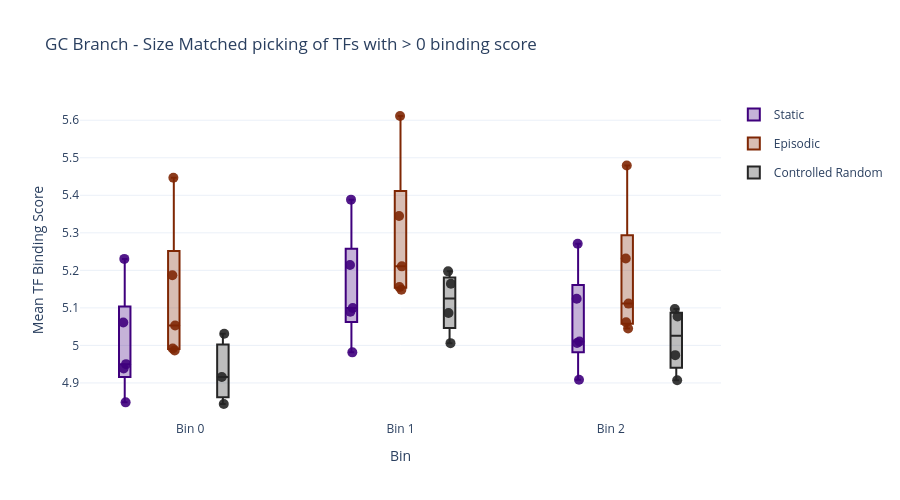

Notebook code cell kept with this figure:
### Code cell
fig = plot_single_lineage_tf_category_bins(
    result=result_gc,
    tf_categories=categories_fig3_with_controlled_random,
    title='GC Branch - Size Matched picking of TFs with > 0 binding score',
    show_other=False,
    fill_opacity=0.3,
)
fig.show()
fig.write_image(os.path.join(config.OUTPUT_FOLDER, "updated_binding_controlled_random_gc.svg"), format='svg')

### Figure 1 — Plotly figure (JSON) as saved in the notebook; plotly's stock layout.template omitted (floating-point values rounded to 4 significant figures)
{"data": [{"boxpoints": "all", "fillcolor": "rgba(63,0,125,0.3)", "hovertemplate": "<b>%{text}</b><br>Mean: %{y:.4f}<extra></extra>", "jitter": 0.3, "legendgroup": "Static", "line": {"color": "#3F007D"}, "marker": {"color": "#3F007D", "opacity": 0.9, "size": 10}, "name": "Static", "pointpos": 0, "showlegend": true, "text": ["CREB3L2", "PRDM1", "IRF4", "BATF", "PAX5"], "type": "box", "x": ["Bin 0", "Bin 0", "Bin 0", "Bin 0", "Bin 0"], "y": [5.23, 4.95, 5.061, 4.848, 4.939]}, {"boxpoints": "all", "fillcolor": "rgba(63,0,125,0.3)", "hovertemplate": "<b>%{text}</b><br>Mean: %{y:.4f}<extra></extra>", "jitter": 0.3, "legendgroup": "Static", "line": {"color": "#3F007D"}, "marker": {"color": "#3F007D", "opacity": 0.9, "size": 10}, "name": "Static", "pointpos": 0, "showlegend": false, "text": ["CREB3L2", "PRDM1", "IRF4", "BATF", "PAX5"], "type": "box", "x": ["Bin 1", "Bin 1", "Bin 1", "Bin 1", "Bin 1"], "y": [5.388, 5.1, 5.214, 4.982, 5.09]}, {"boxpoints": "all", "fillcolor": "rgba(63,0,125,0.3)", "hovertemplate": "<b>%{text}</b><br>Mean: %{y:.4f}<extra></extra>", "jitter": 0.3, "legendgroup": "Static", "line": {"color": "#3F007D"}, "marker": {"color": "#3F007D", "opacity": 0.9, "size": 10}, "name": "Static", "pointpos": 0, "showlegend": false, "text": ["CREB3L2", "PRDM1", "IRF4", "BATF", "PAX5"], "type": "box", "x": ["Bin 2", "Bin 2", "Bin 2", "Bin 2", "Bin 2"], "y": [5.271, 5.007, 5.125, 4.908, 5.01]}, {"boxpoints": "all", "fillcolor": "rgba(127,39,4,0.3)", "hovertemplate": "<b>%{text}</b><br>Mean: %{y:.4f}<extra></extra>", "jitter": 0.3, "legendgroup": "Episodic", "line": {"color": "#7F2704"}, "marker": {"color": "#7F2704", "opacity": 0.9, "size": 10}, "name": "Episodic", "pointpos": 0, "showlegend": true, "text": ["MEF2C", "USF2", "IRF7", "TFEC", "TEAD2"], "type": "box", "x": ["Bin 0", "Bin 0", "Bin 0", "Bin 0", "Bin 0"], "y": [4.992, 5.447, 5.053, 5.187, 4.987]}, {"boxpoints": "all", "fillcolor": "rgba(127,39,4,0.3)", "hovertemplate": "<b>%{text}</b><br>Mean: %{y:.4f}<extra></extra>", "jitter": 0.3, "legendgroup": "Episodic", "line": {"color": "#7F2704"}, "marker": {"color": "#7F2704", "opacity": 0.9, "size": 10}, "name": "Episodic", "pointpos": 0, "showlegend": false, "text": ["MEF2C", "USF2", "IRF7", "TFEC", "TEAD2"], "type": "box", "x": ["Bin 1", "Bin 1", "Bin 1", "Bin 1", "Bin 1"], "y": [5.149, 5.611, 5.211, 5.345, 5.155]}, {"boxpoints": "all", "fillcolor": "rgba(127,39,4,0.3)", "hovertemplate": "<b>%{text}</b><br>Mean: %{y:.4f}<extra></extra>", "jitter": 0.3, "legendgroup": "Episodic", "line": {"color": "#7F2704"}, "marker": {"color": "#7F2704", "opacity": 0.9, "size": 10}, "name": "Episodic", "pointpos": 0, "showlegend": false, "text": ["MEF2C", "USF2", "IRF7", "TFEC", "TEAD2"], "type": "box", "x": ["Bin 2", "Bin 2", "Bin 2", "Bin 2", "Bin 2"], "y": [5.062, 5.479, 5.111, 5.232, 5.045]}, {"boxpoints": "all", "fillcolor": "rgba(37,37,37,0.3)", "hovertemplate": "<b>%{text}</b><br>Mean: %{y:.4f}<extra></extra>", "jitter": 0.3, "legendgroup": "Controlled Random", "line": {"color": "#252525"}, "marker": {"color": "#252525", "opacity": 0.9, "size": 10}, "name": "Controlled Random", "pointpos": 0, "showlegend": true, "text": ["ZNF485", "ZNF37A", "ZNF460", "ZNF350", "ZNF232"], "type": "box", "x": ["Bin 0", "Bin 0", "Bin 0", "Bin 0", "Bin 0"], "y": [4.916, 4.844, NaN, 5.031, NaN]}, {"boxpoints": "all", "fillcolor": "rgba(37,37,37,0.3)", "hovertemplate": "<b>%{text}</b><br>Mean: %{y:.4f}<extra></extra>", "jitter": 0.3, "legendgroup": "Controlled Random", "line": {"color": "#252525"}, "marker": {"color": "#252525", "opacity": 0.9, "size": 10}, "name": "Controlled Random", "pointpos": 0, "showlegend": false, "text": ["ZNF485", "ZNF37A", "ZNF460", "ZNF350", "ZNF232"], "type": "box", "x": ["Bin 1", "Bin 1", "Bin 1", "Bin 1", "Bin 1"], "y": [5.086, 5.006, 5.197, 5.164, NaN]}, {"boxpoints": "all", "fillcolor": "rgba(37,37,37,0.3)", "hovertemplate": "<b>%{text}</b><br>Mean: %{y:.4f}<extra></extra>", "jitter": 0.3, "legendgroup": "Controlled Random", "line": {"color": "#252525"}, "marker": {"color": "#252525", "opacity": 0.9, "size": 10}, "name": "Controlled Random", "pointpos": 0, "showlegend": false, "text": ["ZNF485", "ZNF37A", "ZNF460", "ZNF350", "ZNF232"], "type": "box", "x": ["Bin 2", "Bin 2", "Bin 2", "Bin 2", "Bin 2"], "y": [4.974, 4.907, 5.097, 5.077, NaN]}], "layout": {"boxmode": "group", "height": 500, "legend": {"groupclick": "toggleitem"}, "title": {"text": "GC Branch - Size Matched picking of TFs with > 0 binding score"}, "width": 900, "xaxis": {"title": {"text": "Bin"}}, "yaxis": {"title": {"text": "Mean TF Binding Score"}}}}
